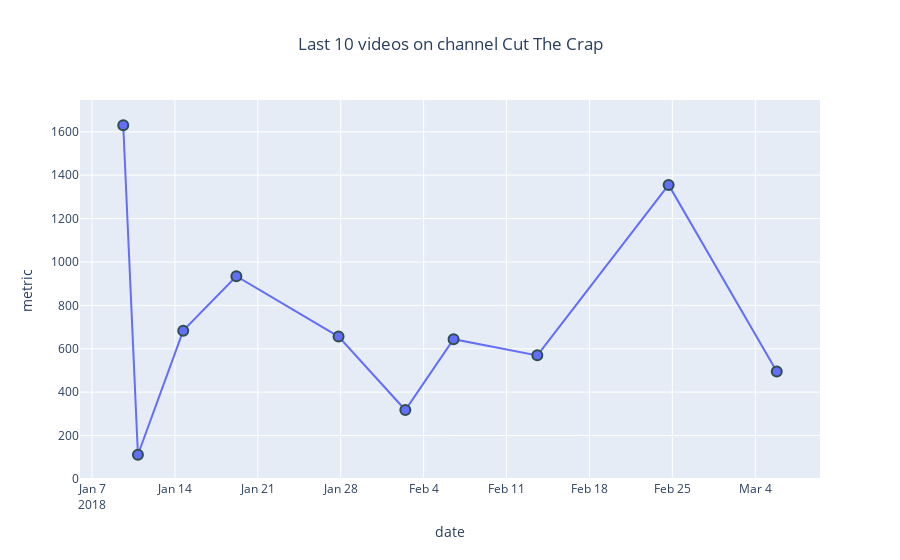

The code cell stored with this chart in its notebook:
### Code cell
fig = go.Figure()


fig.add_trace(go.Scatter(mode='lines+markers', x=last_data['publishedAt'], y=last_data['metric']))
fig.update_traces(marker=dict(size=10, line=dict(width=2,
                                        color='DarkSlateGrey')))
fig.update_layout(title="Last 10 videos on channel Cut The Crap",
                  title_x=0.5,
                  yaxis_title="metric",
                  xaxis_title="date")
fig.show()
fig.write_html("Last10.html")

### Figure 1 — Plotly figure (JSON) as saved in the notebook; plotly's stock layout.template omitted (floating-point values rounded to 4 significant figures)
{"data": [{"marker": {"line": {"color": "DarkSlateGrey", "width": 2}, "size": 10}, "mode": "lines+markers", "type": "scatter", "x": ["2018-01-09T15:17:50Z", "2018-01-10T21:02:23Z", "2018-01-14T16:52:23Z", "2018-01-19T04:30:59Z", "2018-01-27T19:36:44Z", "2018-02-02T10:57:26Z", "2018-02-06T12:41:27Z", "2018-02-13T14:24:06Z", "2018-02-24T16:29:34Z", "2018-03-05T19:36:51Z"], "y": [1630.0, 111.4, 683.5, 934.4, 656.1, 317.5, 644.2, 569.5, 1355.0, 494.9]}], "layout": {"title": {"text": "Last 10 videos on channel Cut The Crap", "x": 0.5}, "xaxis": {"title": {"text": "date"}}, "yaxis": {"title": {"text": "metric"}}}}
